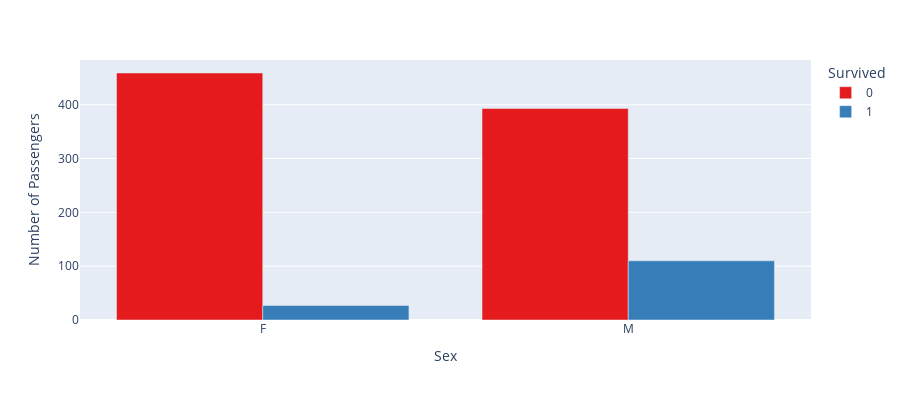

Write notebook code for a chart like this one.
### Markdown cell above
### Passengers Sex and Survived or not condition

### Code cell
df2 = passengers[['Sex','Survived']]
df2['Survived'] = df2['Survived'].astype(str)
df2 = df2.groupby(['Sex', 'Survived']).agg({'Sex': ['count']})
df2.columns = ['count']
df2 = df2.reset_index()

fig = px.bar(df2, x='Sex', y='count',
             color='Survived', barmode='group',
             height=400, color_discrete_sequence=px.colors.qualitative.Set1)

fig.update_layout(xaxis={'title':'Sex'},
                  yaxis={'title':'Number of Passengers'})


fig.show()

### Figure 1 — Plotly figure (JSON) as saved in the notebook; plotly's stock layout.template omitted (floating-point values rounded to 4 significant figures)
{"data": [{"alignmentgroup": "True", "hovertemplate": "Survived=0<br>Sex=%{x}<br>count=%{y}<extra></extra>", "legendgroup": "0", "marker": {"color": "rgb(228,26,28)"}, "name": "0", "offsetgroup": "0", "orientation": "v", "showlegend": true, "textposition": "auto", "type": "bar", "x": ["F", "M"], "xaxis": "x", "y": [459, 393], "yaxis": "y"}, {"alignmentgroup": "True", "hovertemplate": "Survived=1<br>Sex=%{x}<br>count=%{y}<extra></extra>", "legendgroup": "1", "marker": {"color": "rgb(55,126,184)"}, "name": "1", "offsetgroup": "1", "orientation": "v", "showlegend": true, "textposition": "auto", "type": "bar", "x": ["F", "M"], "xaxis": "x", "y": [27, 110], "yaxis": "y"}], "layout": {"barmode": "group", "height": 400, "legend": {"title": {"text": "Survived"}, "tracegroupgap": 0}, "margin": {"t": 60}, "xaxis": {"anchor": "y", "domain": [0, 1], "title": {"text": "Sex"}}, "yaxis": {"anchor": "x", "domain": [0, 1], "title": {"text": "Number of Passengers"}}}}
